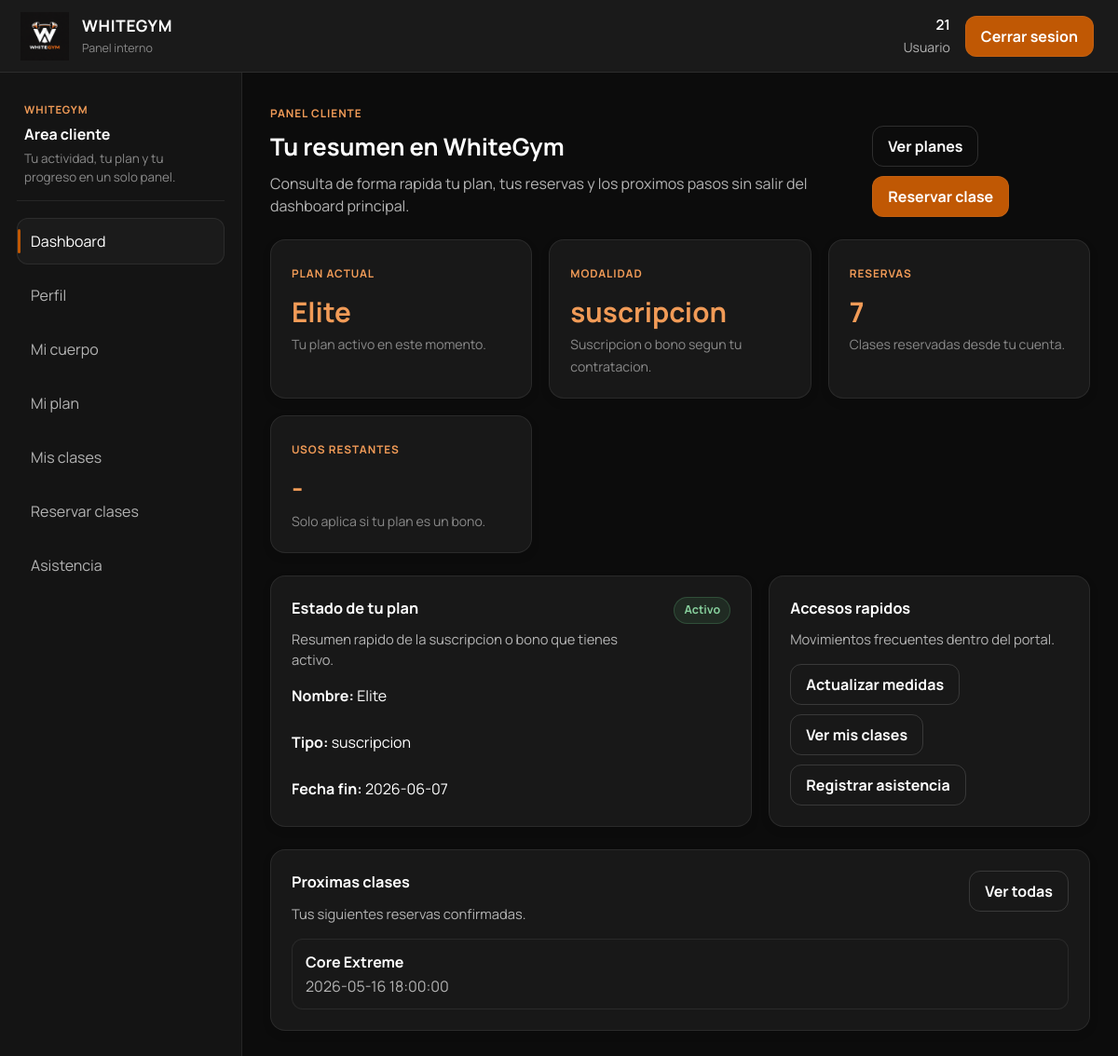
/cliente.php (signed in), run on the app's committed database.
### tables this page shows
CREATE TABLE `usuarios_planes` (
  `id_usuario_plan` int(11) NOT NULL,
  `id_usuario` int(11) NOT NULL,
  `id_plan` int(11) NOT NULL,
  `fecha_inicio` date NOT NULL,
  `fecha_fin` date DEFAULT NULL,
  `usos_restantes` int(11) DEFAULT NULL
);

CREATE TABLE `planes` (
  `id_plan` int(11) NOT NULL,
  `nombre` varchar(100) NOT NULL,
  `precio` decimal(6,2) NOT NULL,
  `tipo` enum('suscripcion','bono') NOT NULL,
  `duracion_dias` int(11) DEFAULT NULL,
  `usos` int(11) DEFAULT NULL,
  `activo` tinyint(1) NOT NULL DEFAULT 1
);

CREATE TABLE `clases` (
  `id_clase` int(11) NOT NULL,
  `nombre` varchar(100) NOT NULL,
  `descripcion` text DEFAULT NULL,
  `fecha` datetime NOT NULL,
  `capacidad` int(11) NOT NULL,
  `id_entrenador` int(11) DEFAULT NULL
);

### public/cliente.php (the view, shortened to what this page needs)
<?php
require_once __DIR__ . "/../config/conexion.php";
$id_usuario = (int) $_SESSION["id_usuario"];
$plan_activo = null;
$reservas_totales = 0;
$proximas_clases = [];
$sql = "SELECT up.id_usuario_plan, up.id_plan, p.nombre, p.tipo, up.fecha_fin, up.usos_restantes
        FROM usuarios_planes up
        INNER JOIN planes p ON up.id_plan = p.id_plan
        WHERE up.id_usuario = ?
          AND up.fecha_fin >= CURDATE()
          AND (
                p.tipo = 'suscripcion'
                OR (p.tipo = 'bono' AND up.usos_restantes > 0)
              )
        ORDER BY up.fecha_inicio DESC, up.id_usuario_plan DESC
        LIMIT 1";
$stmt = $conexion->prepare($sql);
if ($stmt) {
    $stmt->bind_param("i", $id_usuario);
    $stmt->execute();
    $resultado = $stmt->get_result();
    $plan_activo = $resultado ? $resultado->fetch_assoc() : null;
}
$sqlReservas = "SELECT COUNT(*) AS total FROM usuarios_clases WHERE id_usuario = ?";
$stmtReservas = $conexion->prepare($sqlReservas);
if ($stmtReservas) {
    $stmtReservas->bind_param("i", $id_usuario);
    $stmtReservas->execute();
    $resReservas = $stmtReservas->get_result();
    $filaReservas = $resReservas ? $resReservas->fetch_assoc() : null;
    $reservas_totales = (int) ($filaReservas["total"] ?? 0);
}
$sqlProximas = "SELECT c.nombre, c.fecha
                FROM usuarios_clases uc
                INNER JOIN clases c ON uc.id_clase = c.id_clase
                WHERE uc.id_usuario = ? AND c.fecha >= NOW()
                ORDER BY c.fecha ASC
                LIMIT 4";
$stmtProximas = $conexion->prepare($sqlProximas);
if ($stmtProximas) {
    $stmtProximas->bind_param("i", $id_usuario);
    $stmtProximas->execute();
    $resProximas = $stmtProximas->get_result();
    while ($fila = $resProximas->fetch_assoc()) {
        $proximas_clases[] = $fila;
    }
}
?>
<!DOCTYPE html>
<html lang="es">
<head>
    <link rel="stylesheet" href="assets/css/variables.css">
    <link rel="stylesheet" href="assets/css/dashboard.css">
    <link rel="stylesheet" href="assets/css/components.css">
    <link rel="stylesheet" href="assets/css/cliente.css">
</head>
<body>
<?php include __DIR__ . "/includes/topbar.php"; ?>
<div class="dashboard-layout">
    <?php include __DIR__ . "/includes/sidebar_cliente.php"; ?>
    <main class="dashboard-main">
        <div class="page-shell">
            <div class="page-header">
                <div>
                    <span class="eyebrow">Panel cliente</span>
                    <h2>Tu resumen en WhiteGym</h2>
                    <p>Consulta de forma rapida tu plan, tus reservas y los proximos pasos sin salir del dashboard principal.</p>
                </div>
                <div class="page-actions">
                    <a href="planes.php" class="btn btn-secondary">Ver planes</a>
                    <a href="clases.php" class="btn btn-primary">Reservar clase</a>
                </div>
            </div>
            <section class="stats-grid">
                <article class="card card-kpi">
                    <span class="eyebrow">Plan actual</span>
                    <strong class="metric-value"><?php echo htmlspecialchars($plan_activo["nombre"] ?? "Sin plan"); ?></strong>
                    <span class="metric-caption"><?php echo $plan_activo ? "Tu plan activo en este momento." : "Aun no tienes un plan contratado."; ?></span>
                </article>
                <article class="card card-kpi">
                    <span class="eyebrow">Modalidad</span>
                    <strong class="metric-value"><?php echo htmlspecialchars($plan_activo["tipo"] ?? "Pendiente"); ?></strong>
                    <span class="metric-caption">Suscripcion o bono segun tu contratacion.</span>
                </article>
                <article class="card card-kpi">
                    <span class="eyebrow">Reservas</span>
                    <strong class="metric-value"><?php echo $reservas_totales; ?></strong>
                    <span class="metric-caption">Clases reservadas desde tu cuenta.</span>
                </article>
                <article class="card card-kpi">
                    <span class="eyebrow">Usos restantes</span>
                    <strong class="metric-value"><?php echo isset($plan_activo["usos_restantes"]) ? (int) $plan_activo["usos_restantes"] : "-"; ?></strong>
                    <span class="metric-caption">Solo aplica si tu plan es un bono.</span>
                </article>
            </section>
            <section class="split-grid">
                <article class="card">
                    <div class="panel-header">
                        <div>
                            <h3>Estado de tu plan</h3>
                            <p>Resumen rapido de la suscripcion o bono que tienes activo.</p>
                        </div>
                        <?php if ($plan_activo): ?>
                            <span class="status-pill status-ok">Activo</span>
                        <?php else: ?>
                            <span class="status-pill status-muted">Sin plan</span>
                        <?php endif; ?>
                    </div>
                    <?php if ($plan_activo): ?>
                        <div class="stack">
                            <p><strong>Nombre:</strong> <?php echo htmlspecialchars($plan_activo["nombre"]); ?></p>
                            <p><strong>Tipo:</strong> <?php echo htmlspecialchars($plan_activo["tipo"]); ?></p>
                            <p><strong>Fecha fin:</strong> <?php echo htmlspecialchars($plan_activo["fecha_fin"]); ?></p>
                        </div>
                    <?php else: ?>
                        <div class="empty-state">
                            No tienes ningun plan activo ahora mismo. Puedes contratar uno desde la seccion de planes.
                        </div>
                    <?php endif; ?>
                </article>
                <article class="card">
                    <div class="panel-header">
                        <div>
                            <h3>Accesos rapidos</h3>
                            <p>Movimientos frecuentes dentro del portal.</p>
                        </div>
                    </div>
                    <div class="quick-links">
                        <a href="mi_cuerpo.php" class="btn btn-secondary">Actualizar medidas</a>
                        <a href="mis_clases.php" class="btn btn-secondary">Ver mis clases</a>
                        <a href="asistencia.php" class="btn btn-secondary">Registrar asistencia</a>
                    </div>
                </article>
            </section>
            <section class="card">
                <div class="panel-header">
                    <div>
                        <h3>Proximas clases</h3>
                        <p>Tus siguientes reservas confirmadas.</p>
                    </div>
                    <a href="mis_clases.php" class="btn btn-secondary">Ver todas</a>
                </div>
                <?php if (empty($proximas_clases)): ?>
                    <div class="empty-state">Aun no tienes clases proximas reservadas.</div>
                <?php else: ?>
                    <ul class="list-simple">
                        <?php foreach ($proximas_clases as $clase): ?>
                            <li>
                                <strong><?php echo htmlspecialchars($clase["nombre"] ?? ""); ?></strong>
                                <span class="muted"><?php echo htmlspecialchars($clase["fecha"] ?? ""); ?></span>
                            </li>
                        <?php endforeach; ?>
                    </ul>
                <?php endif; ?>
            </section>
        </div>
    </main>
</div>
</body>
</html>

### public/assets/css/variables.css (style rules this page uses)
:root { --font-sans: "Manrope", "Segoe UI", Tahoma, Arial, sans-serif; --color-accent: #c05804; --color-accent-hover: #c76719; --color-accent-soft: #f19b57; --color-ok: #56a26d; --color-error: #b45a5a; --bg: #0c0c0c; --sidebar-bg: #141414; --topbar-bg: #1a1a1a; --panel-bg: #181818; --panel-bg-strong: #171717; --panel-head: #202020; --field-bg: #131313; --button-bg: #1f1f1f; --text: #ffffff; --text-muted: #b4b4b4; --text-subtle: #8a8a8a; --line: rgba(255, 255, 255, 0.08); --line-strong: rgba(255, 255, 255, 0.14); --shadow-soft: 0 4px 10px rgba(0, 0, 0, 0.12); --space-xs: 6px; --space-sm: 8px; --space-md: 10px; --space-lg: 12px; --space-xl: 14px; --space-2xl: 18px; --space-3xl: 22px; --space-4xl: 24px; --space-5xl: 30px; --radius-sm: 12px; --radius-md: 16px; --radius-pill: 999px; --sidebar-width: 260px; --topbar-height: 78px; --content-max: 1320px; --transition: 0.16s ease; --z-topbar: 30; --z-modal: 60; }

### public/assets/css/dashboard.css (style rules this page uses)
html { scroll-behavior: smooth; }
body, .dashboard-layout { min-height: 100vh; }
body { background: var(--bg); color: var(--text); font: 400 1rem/1.5 var(--font-sans); }
a, input, select, textarea, button { font: inherit; }
a { color: var(--text); text-decoration: none; transition: color var(--transition), border-color var(--transition), background-color var(--transition), transform var(--transition), box-shadow var(--transition); }
.dashboard-main { min-height: calc(100vh - var(--topbar-height)); margin: var(--topbar-height) 0 0 var(--sidebar-width); padding: var(--space-5xl); }
.page-shell { max-width: var(--content-max); margin: 0 auto; }
.page-header, .panel-header { display: flex; justify-content: space-between; gap: 14px 18px; }
.page-header { align-items: flex-end; margin-bottom: 24px; }
.panel-header { align-items: flex-start; }
.page-header h2 { margin-bottom: 8px; font-size: clamp(1.6rem, 2vw, 2rem); }
.page-header p { max-width: 760px; color: var(--text-muted); }
.grid-cards, .stats-grid { display: grid; grid-template-columns: repeat(auto-fit, minmax(210px, 1fr)); gap: 18px; margin-bottom: 24px; }
.split-grid { display: grid; grid-template-columns: minmax(0, 1.2fr) minmax(0, 0.8fr); gap: 18px; margin-bottom: 24px; }
.page-actions, .inline-actions, .table-actions, .quick-links { display: flex; flex-wrap: wrap; gap: 10px; }

### data on the page
usuarios_planes: id_plan.nombre "Elite", id_plan.tipo "suscripcion", fecha_fin "2026-06-07"
clases: nombre "Core Extreme", fecha "2026-05-16 18:00:00"

### other printed values
$nombre_usuario "21"
$rol_usuario "Usuario"
$reservas_totales "7"
